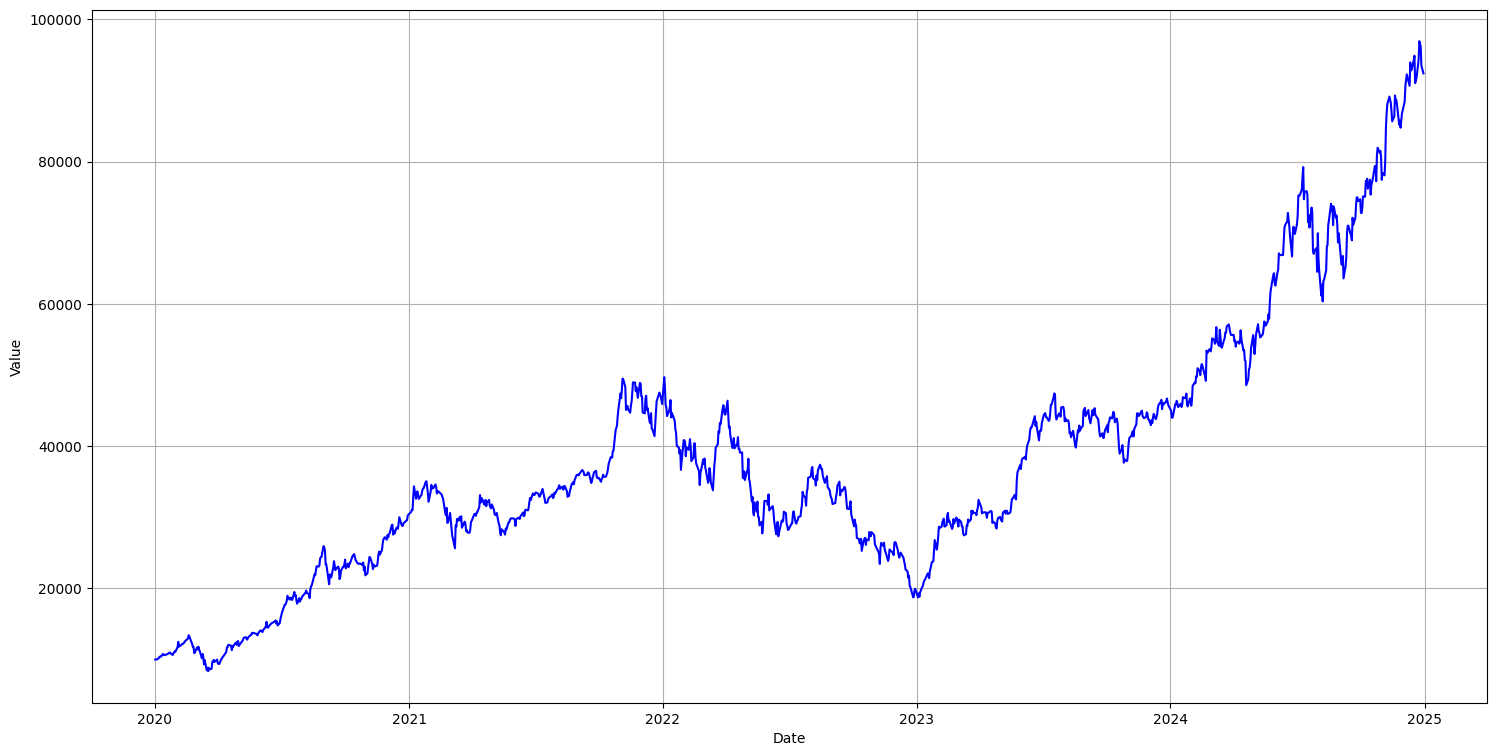

Recreate this plot in Python.
import yfinance as yf
import matplotlib.pyplot as plt
import pandas

tickers = ['AAPL', 'TSLA', 'META', 'AMZN', 'NVDA']
weights = [.2,.2,.2,.2,.2]
initial_amount = 10000

df = yf.download(tickers, start='2020-01-01', end='2024-12-31')['Close']
df.head()

normalized = df/df.iloc[0]
portfolio = (normalized * weights).sum(axis=1) * initial_amount
print(f'Il valore finale del portafoglio è:{portfolio}')

plt.figure(figsize=(18,9))
plt.plot(portfolio, color='blue')
plt.title=("Portfolio historical value")
plt.xlabel('Date')
plt.ylabel('Value')
plt.grid(True)
plt.show(True)
